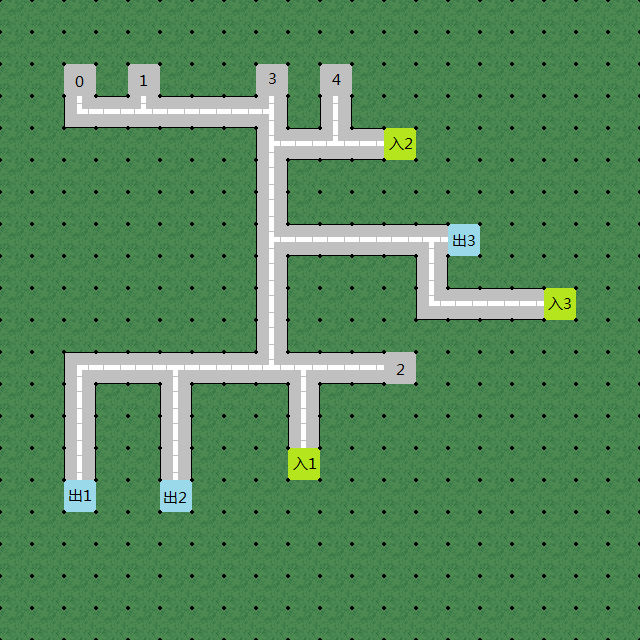

Rendered tile map (Tiled .tmx) drawn with the repository's tilesets; below, a short description and the map source with its tile grids summarised:
An orthogonal 20x20 tile map with 32x32 px tiles, 1 tile layer (map).

<map version="1.0" orientation="orthogonal" renderorder="right-down" width="20" height="20" tilewidth="32" tileheight="32" nextobjectid="1">
 <tileset firstgid="1" name="001" tilewidth="32" tileheight="32" tilecount="100">
  <image source="map.bmp" width="320" height="320" />
 </tileset>
 <layer name="map" width="20" height="20">
  <data>[400 cells, 400 non-empty, 20 distinct tile ids]</data>
 </layer>
</map>